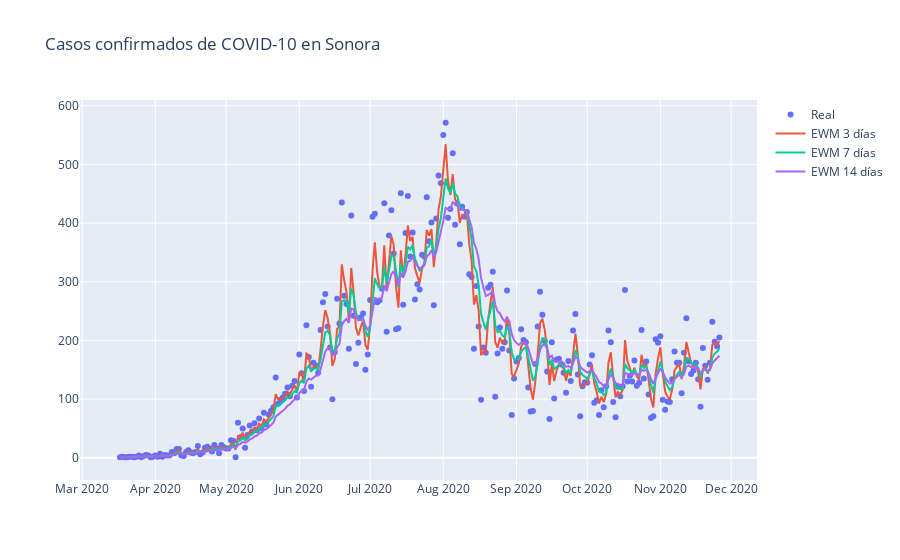

Write notebook code for a chart like this one.
### Markdown cell above
### Medias moviles exponenciales

### Code cell
confirmados["ewm 3"] = confirmados.CASOS.ewm(span=3).mean()
confirmados["ewm 7"] = confirmados.CASOS.ewm(span=7).mean()
confirmados["ewm 14"] = confirmados.CASOS.ewm(span=14).mean()

fig = go.Figure(
).add_scatter(
    x=confirmados.index,
    y=confirmados["CASOS"],
    mode='markers',
    name="Real"
).add_scatter(
    x=confirmados.index,
    y=confirmados["ewm 3"],
    hovertemplate="%{y:.1f}",
    name="EWM 3 días"
).add_scatter(
    x=confirmados.index,    
    y=confirmados["ewm 7"],
    hovertemplate="%{y:.1f}",
    name="EWM 7 días"
).add_scatter(
    x=confirmados.index,
    y=confirmados["ewm 14"],
    hovertemplate="%{y:.1f}",
    name="EWM 14 días"
).update_layout(
    title='Casos confirmados de COVID-10 en Sonora'
).show()

### Figure 1 — Plotly figure (JSON) as saved in the notebook; plotly's stock layout.template omitted (floating-point values rounded to 4 significant figures; data arrays with more than 128 entries replaced by an {"elided": "..."} marker saying what was removed)
{"data": [{"mode": "markers", "name": "Real", "type": "scatter", "x": {"elided": "256 str values"}, "y": {"elided": "256 int values"}}, {"hovertemplate": "%{y:.1f}", "name": "EWM 3 días", "type": "scatter", "x": {"elided": "256 str values"}, "y": {"elided": "256 float values"}}, {"hovertemplate": "%{y:.1f}", "name": "EWM 7 días", "type": "scatter", "x": {"elided": "256 str values"}, "y": {"elided": "256 float values"}}, {"hovertemplate": "%{y:.1f}", "name": "EWM 14 días", "type": "scatter", "x": {"elided": "256 str values"}, "y": {"elided": "256 float values"}}], "layout": {"title": {"text": "Casos confirmados de COVID-10 en Sonora"}}}
